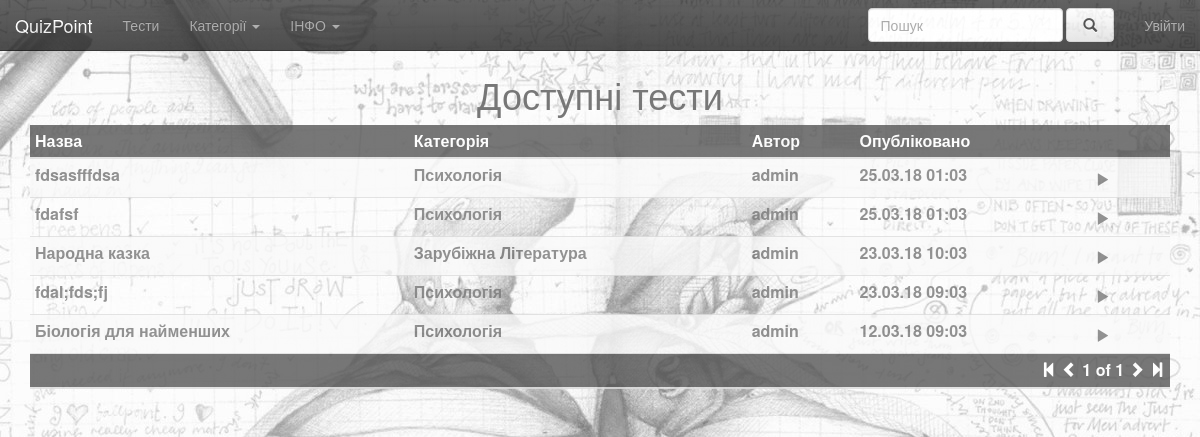
Page /list/ on the committed database.
### QuizSite/models.py (models this page shows, shortened)
class Item(models.Model):
    author          = models.ForeignKey('auth.User', on_delete=models.CASCADE)
    title           = models.CharField(max_length=100, unique=True, verbose_name=u"Назва")
    category        = models.ForeignKey(Categories, on_delete=models.CASCADE, verbose_name=u"Категорія")
    quiz            = models.CharField(max_length=4000)
    created_date    = models.DateTimeField(default=timezone.now)
    published_date  = models.DateTimeField(blank=True, null=True)
    description     = models.CharField(max_length=150, verbose_name=u"Короткий опис")
    objects = models.Manager()
    published = PublishedManager()
    custom = CustomManager()

class Categories(models.Model):
    code=models.CharField(max_length=2, unique=True)
    name=models.CharField(max_length=20)
    def __str__(self):
        return self.name

### QuizSite/views.py (the view)
# urls.py: path(r'list/', views.item_list, name='item_list'),
def item_list(request):
    items=Item.published.all()
    query=request.GET.get('q')
    by_category = request.GET.get('cat')
    if by_category:
        items = items.filter(category=by_category)
    if query:
        if len(query)>30:
            messages.error(request, 'В рядку пошуку не може бути більше 30 сиволів')
        else:
            items = Item.published.filter(title__icontains=query)
    paginator = Paginator(items, 15)
    page = request.GET.get('page')
    item_list = paginator.get_page(page)
    return render(request, 'item_list.html', {'item_list':item_list})

### QuizSite/models.py (called while the page is built)
    def get_queryset(self):
        return super(PublishedManager, self).get_queryset().filter(published_date__lte=timezone.now()).order_by('-published_date')

### QuizSite/myutils.py (called while the page is built)
def myrender(request, template, dictionary):
    dictionary.update({'template_name': template})
    return render(request, template, dictionary)

### QuizSite/templatetags/myfilters.py (called while the page is built)
@register.filter(name='split')
def split_filter(value, arg):
    return value.split(arg)

@register.inclusion_tag('categories.html')
def show_categories(user='all'):
    if user=='all':
        categories = Categories.objects.annotate(number_of=Count('item', filter=Q(item__published_date__isnull=False)))
    else:
        categories = Categories.objects.annotate(number_of=Count('item', filter=Q(item__author__username=user)))
    return {'categories': categories}

@register.simple_tag
def build_url(field_name, value, urlencode=None):
    url = '?{}={}'.format(field_name, value)
    if urlencode:
        querystring = urlencode.split('&')
        filtered_querystring = filter(lambda p: p.split('=')[0] != field_name, querystring)
        encoded_querystring = '&'.join(filtered_querystring)
        if encoded_querystring:
            url = '{}&{}'.format(url, encoded_querystring)
    return url

### QuizSite/templates/item_list.html (shortened to what this page needs)
{% extends 'base.html' %}
{% load myfilters %}
{% block content %}
  <div id="headerwarp">
  	<div class="container">
  		<div class="row centered">
  			<div class="col-lg-8 col-lg-offset-2">
                <h1 class="text-muted">Доступні тести {% if request.GET.cat %}<span class="badge">{% get_category request.GET.cat %}</span>{% endif %}</h1>
  			</div>
  		</div>
        <div class="table-responsive">
                <table class="table table-striped table-hover table-condensed">
                <thead>
                    <tr class="dark">
                        <th class="textInHeader">Назва</th>
                        <th class="textInHeader">Категорія</th>
                        <th class="textInHeader">Автор</th>
                        <th class="textInHeader">Опубліковано</th>
                        <th class="textInHeader"></th>
                    </tr>
                </thead>
                <tbody>
                    {% for item in item_list %}
                    <tr>
                        <th class="text-muted">
                            <div class="titleToDisplay">
                                {{ item.title }} <span class="descriptionToDisplay">{{ item.description }}</span>
                            </div>
                        </th>
                        <th class="text-muted">{{ item.category }}</th>
                        <th class="text-muted">{{ item.author }}</th>
                        <th class="text-muted">{{ item.published_date | date:"d.m.y h:m" }}</th>
                        <th class="text-muted">
                            <a href="{% url 'QuizSite:run_quiz' id=item.id %}" class="btn btn-link">
                                <span class="glyphicon glyphicon-play text-muted changable_link">
                                </span>
                            </a>
                        </th>
                    </tr>
                    {% endfor %}
                </tbody>
                <thead>
                    <tr class="dark">
                        <th colspan="8" class="textInHeader">
                            {% include "pagination.html" with item_list=item_list request=request %}
                        </th>
                    </tr>
                </thead>
                </table>
            </div>
  	</div>
  </div>
{% endblock %}

### QuizSite/static/styles/main.css (style rules this page uses)
body { background-image: url(../img/pancil_main_background_light_1.jpg); background-size: cover; background-repeat: no-repeat; background-position: center; background-attachment: fixed; font-weight: 300 color: #555; -webkit-font-smoothing: antialiased; -webkit-overflow-scrolling: touch; -webkit-background-size: cover; -moz-background-size: cover; -o-background-size: cover; padding-top: 55px }
a { color: inherit; }
h1, h2, h3, h4, h5 { font-weight: 500; }
.centered { text-align: center; }
.table { opacity: 0.8; }
.dark { background-color: #555; }
.textInHeader { color: white; }
#headerwarp { text-align: center; }
.titleToDisplay { position: relative; display: inline-block; }
.changable_link { position: relative; transition: 0.5s ease; }

### rows in the picture
Item: title "fdsasfffdsa", category "Психологія", author "admin", published_date "25.03.18 01:03"
Item: title "fdafsf", category "Психологія", author "admin", published_date "25.03.18 01:03"
Item: title "Народна казка", category "Зарубіжна Література", author "admin", published_date "23.03.18 10:03"
Item: title "fdal;fds;fj", category "Психологія", author "admin", published_date "23.03.18 09:03"
Item: title "Біологія для найменших", category "Психологія", author "admin", published_date "12.03.18 09:03"

### other values in the picture
{{ item_list.number }} "1"
{{ item_list.paginator.num_pages }} "1"
